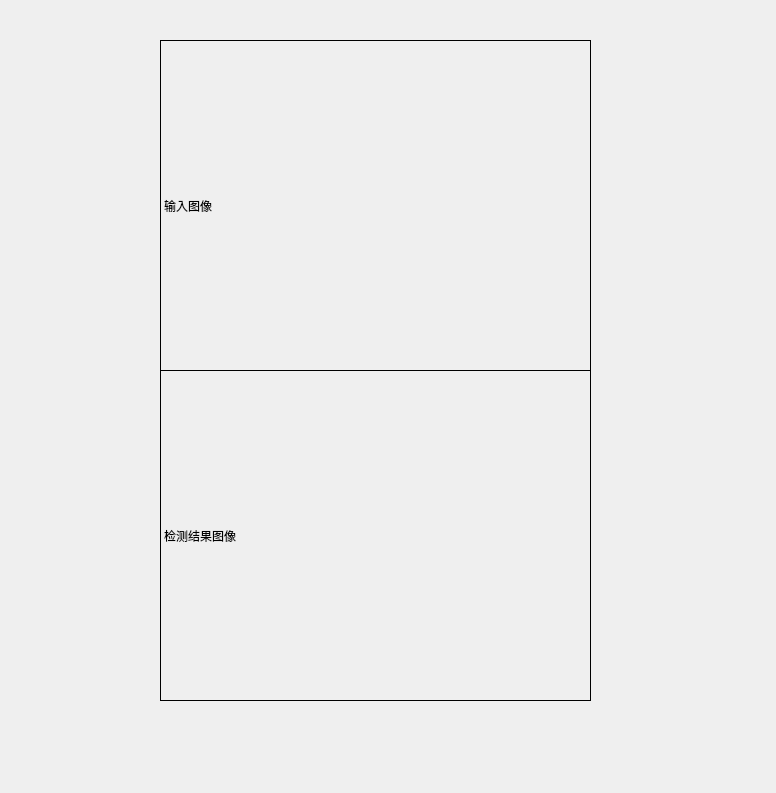
<?xml version="1.0" encoding="UTF-8"?>
<ui version="4.0">
 <class>Form</class>
 <widget class="QWidget" name="Form">
  <property name="geometry">
   <rect>
    <x>0</x>
    <y>0</y>
    <width>776</width>
    <height>793</height>
   </rect>
  </property>
  <property name="windowTitle">
   <string>Form</string>
  </property>
  <widget class="QLabel" name="label">
   <property name="geometry">
    <rect>
     <x>160</x>
     <y>40</y>
     <width>431</width>
     <height>331</height>
    </rect>
   </property>
   <property name="frameShape">
    <enum>QFrame::Box</enum>
   </property>
   <property name="text">
    <string>输入图像</string>
   </property>
  </widget>
  <widget class="QLabel" name="label_2">
   <property name="geometry">
    <rect>
     <x>160</x>
     <y>370</y>
     <width>431</width>
     <height>331</height>
    </rect>
   </property>
   <property name="frameShape">
    <enum>QFrame::Box</enum>
   </property>
   <property name="text">
    <string>检测结果图像</string>
   </property>
  </widget>
 </widget>
 <resources/>
 <connections/>
</ui>
